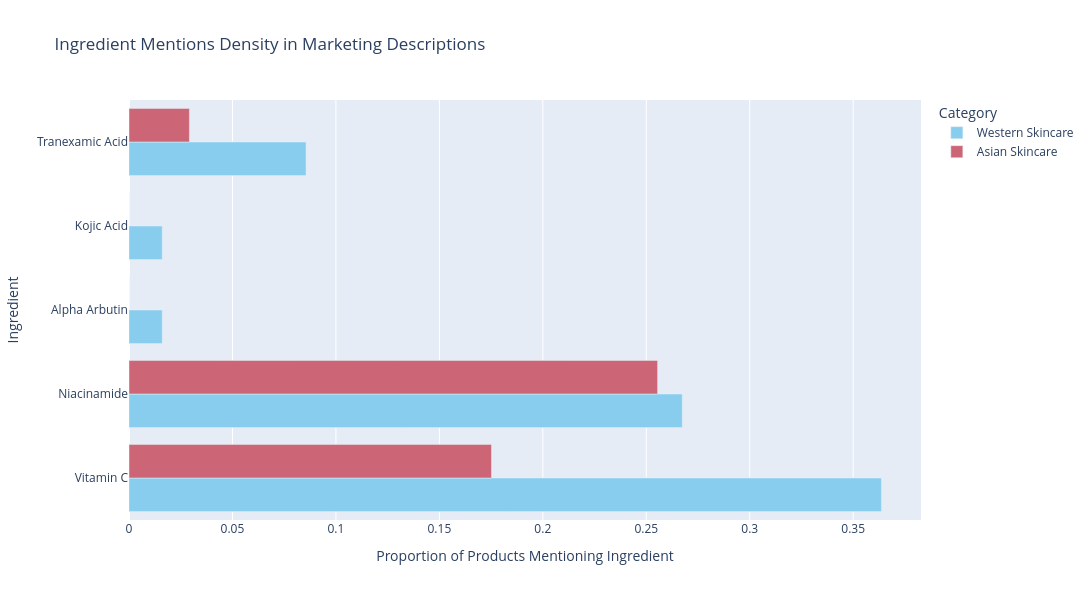

Notebook cell for this chart:
### Markdown cell above
Water is the most common ingredient in both datasets, which makes sense since it is a common base for liquid products. At first glance, we can see that there are some differences in the ingredients and order in each top twenty list, but it's hard to compare across lists since some ingredients may have similar frequencies in each dataset, but may be at a different rank. We can notice that one of our targeted ingredients, niacnamide, makes the top 20 list in both Asian and Western datasets (rank 6 and 17, respectively). However, it would not make sense to conclude anything with just the ingredient lists and not much knowledge of the function of each ingredient, since the proportion of product types (serum, cleanser, moisturizer, etc.) may be significantly different between our two datasets, and skew the frequencies of some of these general ingredients.

### Code cell
# key brightening ingredients
brightening_ingredients = ["Vitamin C", "Niacinamide", "Alpha Arbutin", "Kojic Acid", "Tranexamic Acid"]

def calculate_ingredient_density(df):
    total_products = len(df)
    return {
        ingredient: ((df['product_description'].str.contains(ingredient, case=False, na=False)).sum() / total_products)
        for ingredient in brightening_ingredients
    }

# compute density
western_density = calculate_ingredient_density(western_skincare)
asian_density = calculate_ingredient_density(asian_skincare)

# convert to df
ingredient_df = pd.DataFrame({"Ingredient": brightening_ingredients, 
                              "Western Skincare": western_density.values(),
                              "Asian Skincare": asian_density.values()})

ingredient_df_melted = ingredient_df.melt(id_vars=["Ingredient"], 
                                          var_name="Category", 
                                          value_name="Density")

fig = px.bar(ingredient_df_melted, 
             x="Density", 
             y="Ingredient", 
             color="Category", 
             barmode="group", 
             orientation="h",
             title="Ingredient Mentions Density in Marketing Descriptions",
             labels={"Density": "Proportion of Products Mentioning Ingredient"},
             color_discrete_sequence=px.colors.qualitative.Safe)

fig.update_layout(
    autosize=False,
    width=1200,
    height=600)

# Show figure
fig.show()
fig.write_html('ingredient_mentions_density.html', include_plotlyjs='cdn')

### Figure 1 — Plotly figure (JSON) as saved in the notebook; plotly's stock layout.template omitted (floating-point values rounded to 4 significant figures)
{"data": [{"alignmentgroup": "True", "hovertemplate": "Category=Western Skincare<br>Proportion of Products Mentioning Ingredient=%{x}<br>Ingredient=%{y}<extra></extra>", "legendgroup": "Western Skincare", "marker": {"color": "rgb(136, 204, 238)", "pattern": {"shape": ""}}, "name": "Western Skincare", "offsetgroup": "Western Skincare", "orientation": "h", "showlegend": true, "textposition": "auto", "type": "bar", "x": [0.3636, 0.2674, 0.01604, 0.01604, 0.08556], "xaxis": "x", "y": ["Vitamin C", "Niacinamide", "Alpha Arbutin", "Kojic Acid", "Tranexamic Acid"], "yaxis": "y"}, {"alignmentgroup": "True", "hovertemplate": "Category=Asian Skincare<br>Proportion of Products Mentioning Ingredient=%{x}<br>Ingredient=%{y}<extra></extra>", "legendgroup": "Asian Skincare", "marker": {"color": "rgb(204, 102, 119)", "pattern": {"shape": ""}}, "name": "Asian Skincare", "offsetgroup": "Asian Skincare", "orientation": "h", "showlegend": true, "textposition": "auto", "type": "bar", "x": [0.1752, 0.2555, 0.0, 0.0, 0.0292], "xaxis": "x", "y": ["Vitamin C", "Niacinamide", "Alpha Arbutin", "Kojic Acid", "Tranexamic Acid"], "yaxis": "y"}], "layout": {"autosize": false, "barmode": "group", "height": 600, "legend": {"title": {"text": "Category"}, "tracegroupgap": 0}, "title": {"text": "Ingredient Mentions Density in Marketing Descriptions"}, "width": 1200, "xaxis": {"anchor": "y", "domain": [0, 1], "title": {"text": "Proportion of Products Mentioning Ingredient"}}, "yaxis": {"anchor": "x", "domain": [0, 1], "title": {"text": "Ingredient"}}}}
